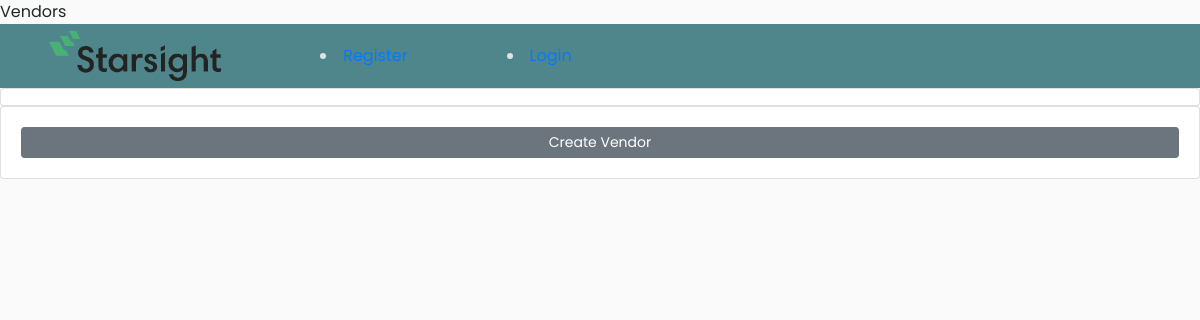
Before: /audits/allvendor/ with the older database file.
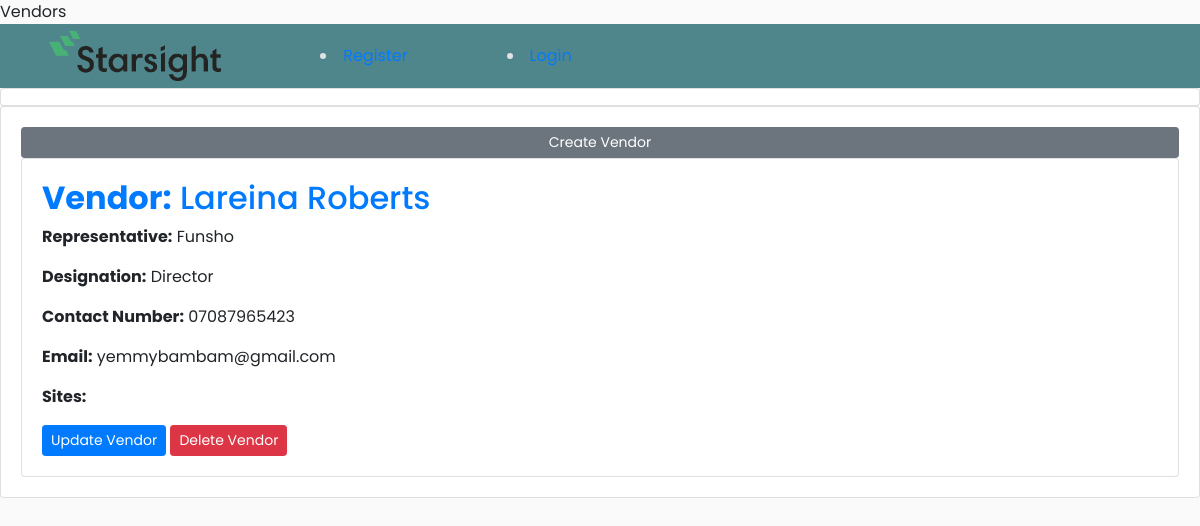
After: the same page with the newer database file.
### audits/models.py (models this page shows, shortened)
class Vendor(models.Model):
    user = models.ForeignKey(
        User, null=True, on_delete=models.CASCADE, related_name="vendor")
    name = models.CharField(max_length=100, null=True)
    rep_name = models.CharField(max_length=100, null=True)
    designation = models.CharField(max_length=100, null=True)
    contact_number = models.CharField(max_length=16, null=True)
    email = models.EmailField(max_length=100, null=True)

### audits/views.py (the view)
# urls.py: path('allvendor/', views.AllVendorListView.as_view(), name='all-vendor'),
class AllVendorListView(ListView):
    model = Vendor
    template_name = 'audits/all_vendor.html'
    context_object_name = 'vendors'
    ordering = ['-user_id']

### templates/audits/all_vendor.html
{% extends "base.html" %} {% block title %} Vendors {% endblock %}
{% block content %}
    <div class="content">
      <a
        class="btn btn-secondary btn-sm btn-block"
        href="{% url 'audits:create-vendor' %}"
      >
        Create Vendor</a
      >
      {% for vendor in vendors %}
      <div class="card card-body">
        <h2>
          <a class="article-title" href="{% url 'audits:vendor-detail' vendor.id %}"
            ><strong>Vendor:</strong> {{ vendor.name }}</a
          >
        </h2>
        <p class="article-content">
          <strong>Representative:</strong> {{ vendor.rep_name }}
        </p>
        <p class="article-content">
          <strong>Designation:</strong> {{ vendor.designation }}
        </p>
        <p class="article-content">
          <strong>Contact Number:</strong> {{ vendor.contact_number }}
        </p>
        <p class="article-content"><strong>Email:</strong> {{ vendor.email }}</p>
        <p class="article-content">
          <strong>Sites:</strong> {{ vendor.site.name }}
        </p>
        <div>
          <a
            class="btn btn-primary btn-sm"
            href="{% url 'audits:update-vendor' vendor.id %}"
            >Update Vendor</a
          >
          <a
            class="btn btn-danger btn-sm"
            href="{% url 'audits:delete-vendor' vendor.id %}"
            >Delete Vendor</a
          >
        </div>
      </div>
      {% endfor %}
    </div>
{% endblock %}

Changed rows visible on the page:
added Vendor: name "Lareina Roberts", rep_name "Funsho", designation "Director", contact_number "07087965423", email "yemmybambam@gmail.com"
